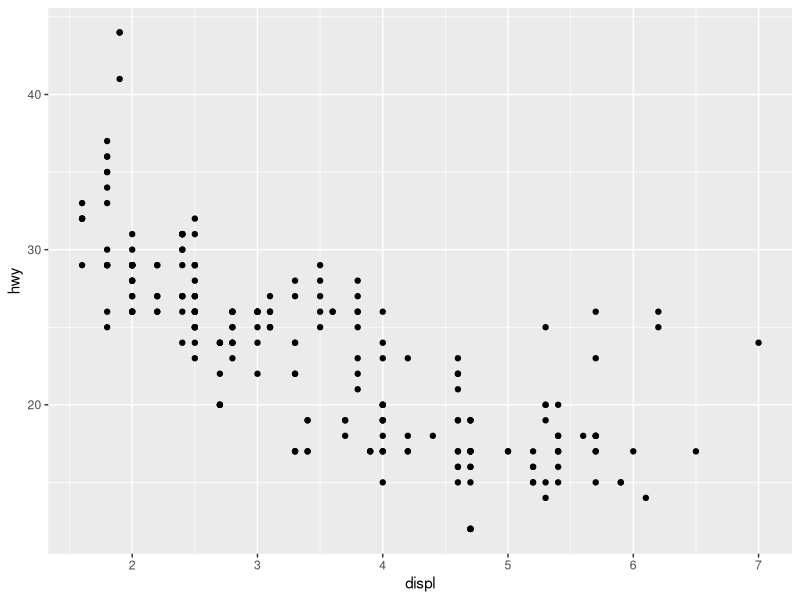
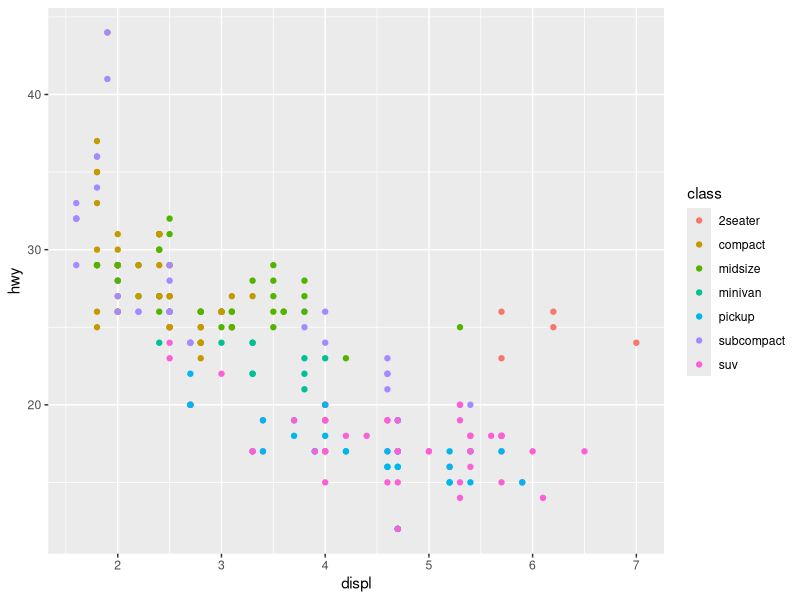
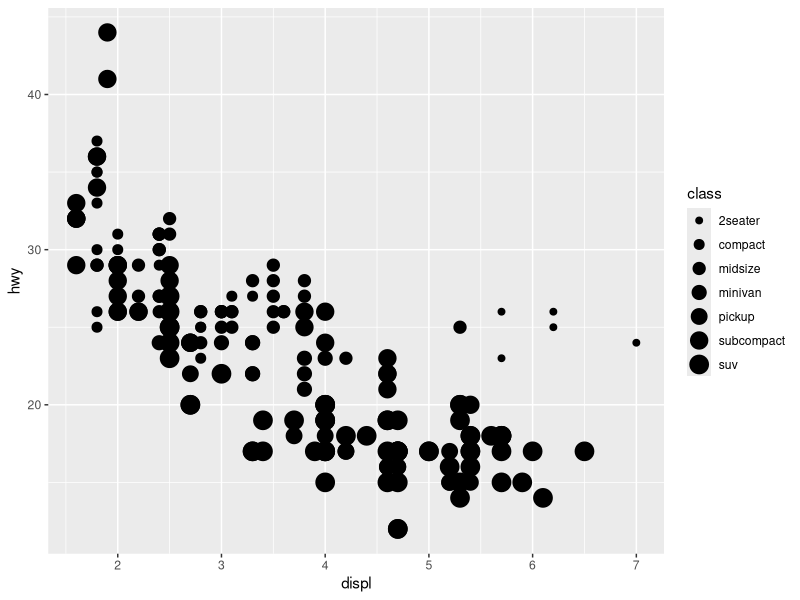
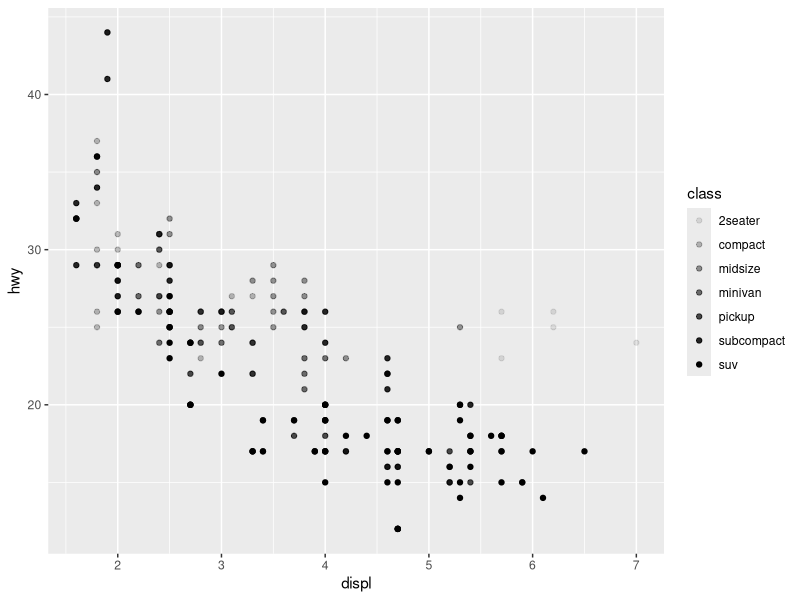
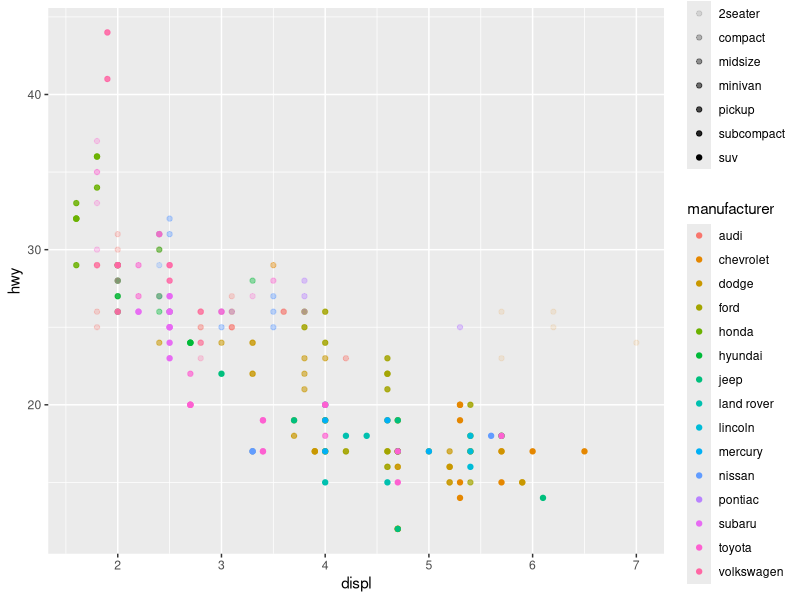
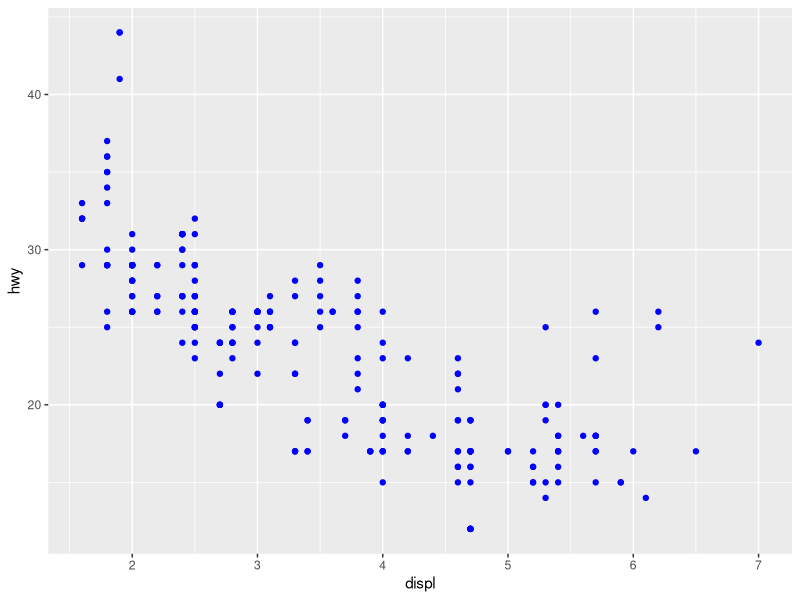
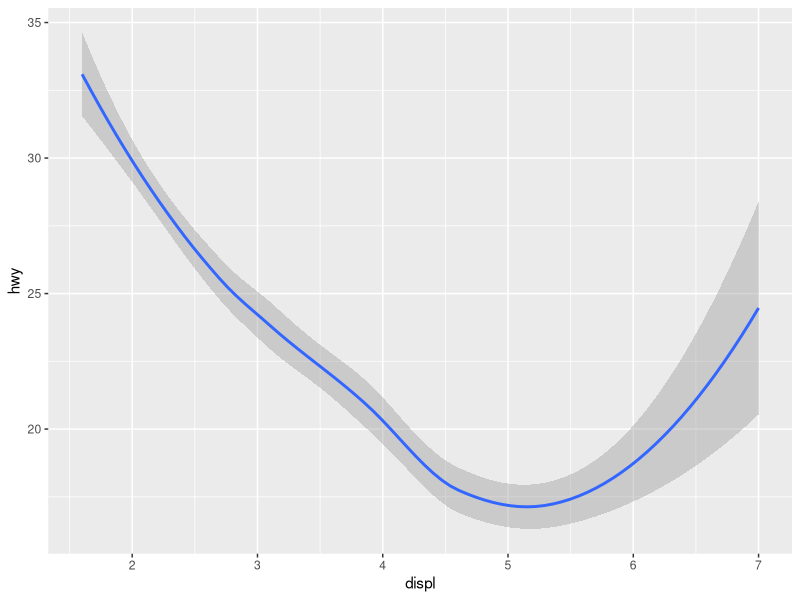
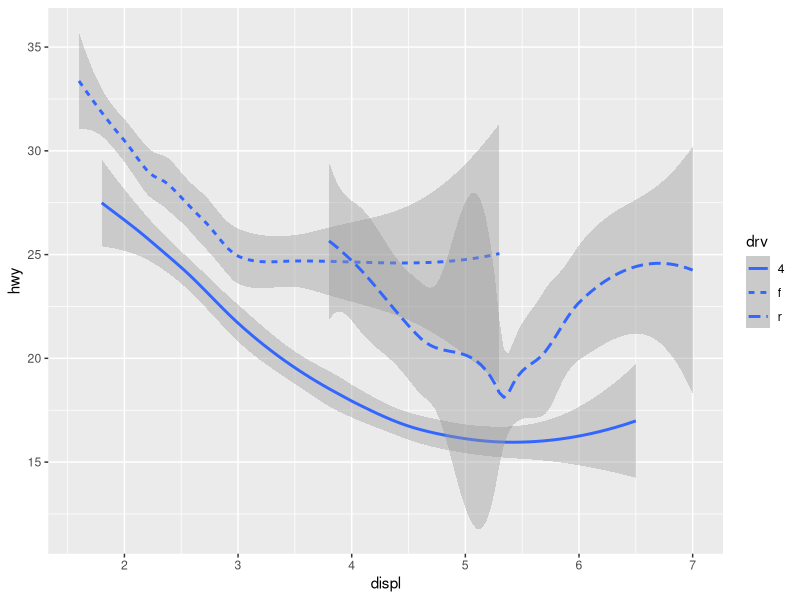

Source code (R) for these figures, in order:
#when you want to print quality graphics use ggplot2

install.packages("tidyverse")
library(tidyverse)
?mpg

#to produce a scatter plot of displacement vs mpg

ggplot(data=mpg)+geom_point(mapping=aes(x=displ,y=hwy))

#geom point tells ggplot what type of graph to produce
#mapping is always paired with aes()
# a template for creating the graph in ggplot is ggplot(data = <DATASET>)+<GEOM FUNCTION>(mapping=aes(<MAPPING>))

## add athird classification variable to a plot using aesthetics

## Color aesthetic
ggplot(data=mpg)+geom_point(mapping=aes(x=displ,y=hwy,color=class))


## size aesthetic
ggplot(data=mpg)+geom_point(mapping=aes(x=displ,y=hwy,size=class))


## transparency aesthetic
ggplot(data=mpg)+geom_point(mapping=aes(x=displ,y=hwy,alpha=class))

## color and transparency for manufacturer and class
ggplot(data=mpg)+geom_point(mapping=aes(x=displ,y=hwy,alpha=class,color=manufacturer))

## if you set aesthetic outside aes it affects the whole graph
ggplot(data=mpg)+geom_point(mapping=aes(x=displ,y=hwy),color="blue")

## geoms that we can use
## geom_bar gives a bar plot
## geom_line gives a line graph
## geom_boxplot gives a boxplot
## geom_point scatterplot


##best fit
ggplot(data=mpg)+geom_smooth(mapping = aes(x=displ,y=hwy))

#we can actually change the line typoes for diffn factor variables
ggplot(data=mpg)+geom_smooth(mapping = aes(x=displ,y=hwy,linetype=drv))

## we can add the original points by taking this original thing and adding the geom_point
ggplot(data=mpg)+geom_smooth(mapping = aes(x=displ,y=hwy,linetype=drv))+geom_point(mapping = aes(x=displ,y=hwy,color=drv))

## suppo0se we want a histogram 
ggplot(data=mpg) + geom_histogram(mapping=aes(x=hwy))

## barcharts
ggplot(data=diamonds) + geom_bar(mapping = aes(x=cut))
## add color
ggplot(data=diamonds) + geom_bar(mapping = aes(x=cut,color=cut))
# to fill color
ggplot(data=diamonds) + geom_bar(mapping = aes(x=cut,fill=cut))


##to fill with a different variable(stacked)
ggplot(data=diamonds) + geom_bar(mapping = aes(x=cut,fill=clarity))

##to put them side by side
ggplot(data=diamonds) + geom_bar(mapping = aes(x=cut,fill=clarity),position="dodge")


##to flip the barchart
ggplot(data=diamonds) + geom_bar(mapping = aes(x=cut,fill=clarity),position="dodge") + coord_flip()

# use mpg to
##1 make a scatterplot of hwy vs cyl color by year
##2 draw a horizontal barchart of manufacturer
##3. color barchart ihn 2 byb class
##4 explore and plot something cool

## set aspect ratio for plotting spatial data
install.packages("maps")

nz<-map_data("nz")
ggplot(nz,aes(long,lat,group=group))+ geom_polygon(fill="white",color="black")+coord_quickmap()

